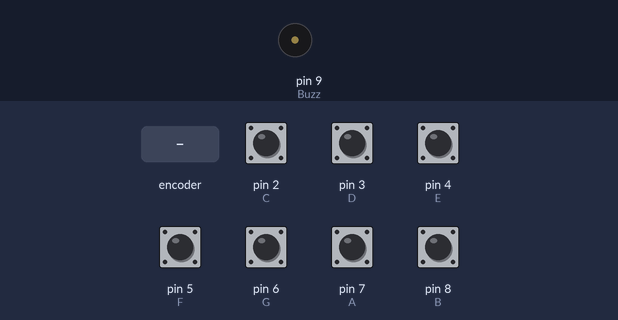
Simulated run of this sketch. Board: Arduino Uno, built with avr-gcc and run on an emulated ATmega328P. On the bench: buzzer (waves = sounding). Inputs (shaded band) come from the test bench; at power-on: pin 2 (C), pin 3 (D), pin 4 (E), pin 5 (F), pin 6 (G), pin 7 (A), pin 8 (B) HIGH.

Above: at 1.2 s.
1.3 s: rotary encoder on pin 7 (A) / pin 8 (B) turned 3 steps (first pin leading)
At 1.51 s:
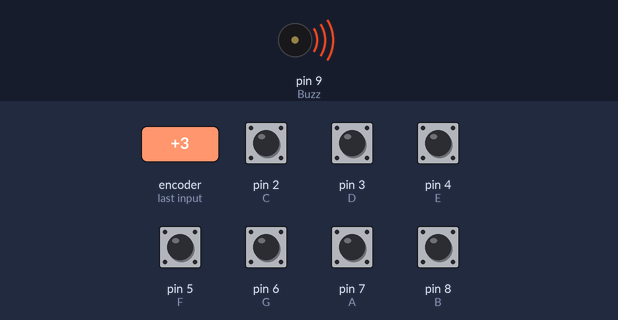
Timing chart, 0 to 4.3 s (numbered marks = the images above; inputs shaded):
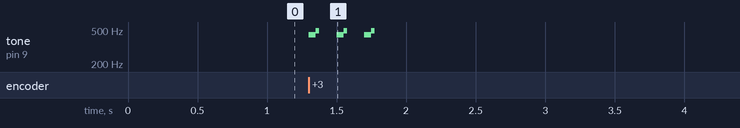

Measured:
- after the input at 1.3 s, tone on pin 9 (Buzz): silent → 440 Hz at once, then repeats every 0.20 s: 493 Hz 0.02 s, silent 0.13 s, 440 Hz 0.05 s, until it stays silent from 1.8 s

The sketch:

project23.cpp.ino
```cpp
// Define the tone frequencies for each note
#define T_C 262
#define T_D 294
#define T_E 329
#define T_F 349
#define T_G 392
#define T_A 440
#define T_B 493

// Pin assignments for buttons
const int C = 2;
const int D = 3;
const int E = 4;
const int F = 5;
const int G = 6;
const int A = 7;
const int B = 8;

// Pin assignment for the buzzer
const int Buzz = 9;

void setup()
{
    // Configure all button pins as input with pull-up resistors
    pinMode(C, INPUT);
    digitalWrite(C, HIGH);

    pinMode(D, INPUT);
    digitalWrite(D, HIGH);

    pinMode(E, INPUT);
    digitalWrite(E, HIGH);

    pinMode(F, INPUT);
    digitalWrite(F, HIGH);

    pinMode(G, INPUT);
    digitalWrite(G, HIGH);

    pinMode(A, INPUT);
    digitalWrite(A, HIGH);

    pinMode(B, INPUT);
    digitalWrite(B, HIGH);

    // Configure the buzzer pin as output
    pinMode(Buzz, OUTPUT);
}

void loop()
{
    // Check each button, play the corresponding tone when pressed
    if (digitalRead(C) == LOW)
    {
        tone(Buzz, T_C);
    }
    else if (digitalRead(D) == LOW)
    {
        tone(Buzz, T_D);
    }
    else if (digitalRead(E) == LOW)
    {
        tone(Buzz, T_E);
    }
    else if (digitalRead(F) == LOW)
    {
        tone(Buzz, T_F);
    }
    else if (digitalRead(G) == LOW)
    {
        tone(Buzz, T_G);
    }
    else if (digitalRead(A) == LOW)
    {
        tone(Buzz, T_A);
    }
    else if (digitalRead(B) == LOW)
    {
        tone(Buzz, T_B);
    }
    else
    {
        // Turn off the buzzer when no button is pressed
        noTone(Buzz);
    }
}
```
